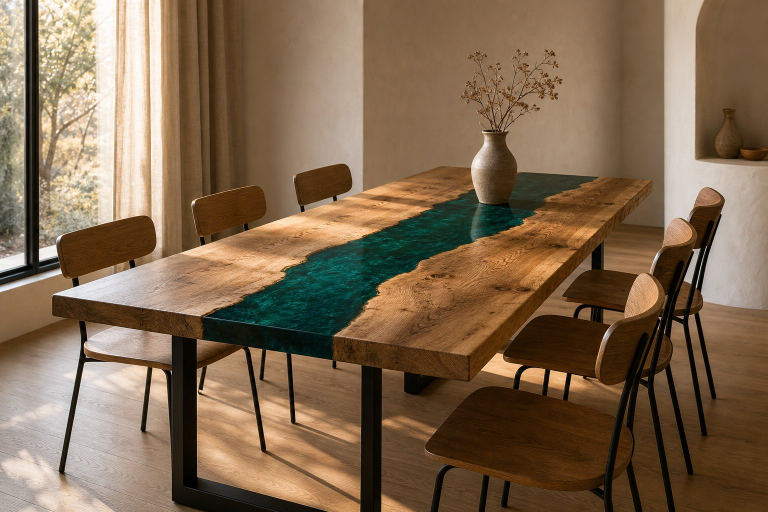
#> input picture bakmasters/mebel/img/foto-01-obedennyj.jpg, 1536 x 1024 px (shown at 1/2 size)
$ python -i engine.py   (imports and definitions only)
#> lines starting #> are read from the running program, lines starting #| are printed output that depends on the picture
#!/usr/bin/env python3
# -*- coding: utf-8 -*-
"""
Мини-рендерер для визуализаций стенда Topotoon.

Без Blender и OpenGL: сцена собирается из параллелепипедов и плоскостей,
растеризуется в numpy по-пиксельно. Даёт честную перспективу, сортировку
по глубине, освещение по нормали, туман и текстуры — этого достаточно,
чтобы показать заказчику объём, материалы и свет.

Координаты стенда:
    x — вдоль фронта 9 м, от 0 (левый угол) до 9
    y — глубина, 0 — линия фронта, 5.04 — задняя стена
    z — высота, 0 — пол, 3.0 — низ верхней обвязки
"""
import numpy as np
from PIL import Image

# ------------------------------------------------------------------ камера
class Camera:
    # [23 lines left out: functions __init__, project, not called in this run]


# ------------------------------------------------------------------ объекты
class Quad:
    """Плоский четырёхугольник с текстурой; текстура может быть однотонной."""
    __slots__ = ("pts", "normal", "tex", "emissive", "tint", "uv", "blur", "refl")

    # [12 lines left out: function __init__, not called in this run]


class Box:
    """Параллелепипед: 6 граней, каждая — Quad."""
    # [81 lines left out: functions __init__, plane, wall_y, wall_x, disc, cylinder, not called in this run]


# ------------------------------------------------------------------ свет
DEFAULT_SUN = dict(dir=np.array([-0.35, 0.55, -0.76]), color=np.array([1.0, 0.95, 0.88]),
                   amb=(0.16, 0.17, 0.22), bounce=(0.18, 0.19, 0.16))


# [99 lines left out: functions shade, _bbox, _sample, render, tonemap, not called in this run]


def post(img, bloom=0.35, bloom_thresh=0.72):
    """Блум на светящихся участках — «светящийся остров» в тёмном зале."""
    if bloom <= 0:
        return img
    bright = np.clip(img - bloom_thresh, 0, None)
    sm = Image.fromarray((np.clip(bright, 0, 1) * 255).astype(np.uint8))
    sm = np.asarray(sm.filter(__import__("PIL.ImageFilter", fromlist=["x"]).GaussianBlur(18)),
                    np.float32) / 255
    sm2 = np.asarray(Image.fromarray((np.clip(bright, 0, 1) * 255).astype(np.uint8)).filter(
        __import__("PIL.ImageFilter", fromlist=["x"]).GaussianBlur(5)), np.float32) / 255
    return np.clip(img + sm * bloom * 1.4 + sm2 * bloom * 0.6, 0, 1)


def to_img(arr):
    return Image.fromarray((np.clip(arr, 0, 1) * 255).astype(np.uint8))


def save(arr, path, quality=94):
    to_img(arr).save(path, quality=quality, optimize=True, progressive=True, subsampling=0)


# ------------------------------------------------------------------ свет (попиксельный)
class Light:
    """Точечный источник: позиция, цвет, мощность, радиус затухания."""
    __slots__ = ("pos", "color", "power", "radius", "down")

    # [126 lines left out: functions __init__, shade_px, _raster_quad, lamella_shadow, not called in this run]

>>> import cv2
>>> picture = cv2.imread('../../../../bakmasters/mebel/img/foto-01-obedennyj.jpg', cv2.IMREAD_GRAYSCALE)
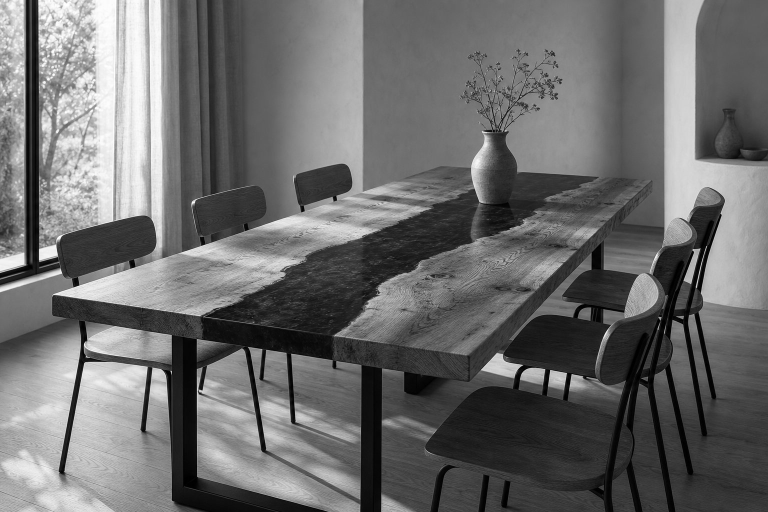
#> picture: shape (1024, 1536) (shown at 1/2 size); min 0, max 255, mean 108.1
>>> result = post(picture)
#> in post, `sm = Image.fromarray((np.clip(bright, 0, 1) * 255).astype(np.uint8))`:
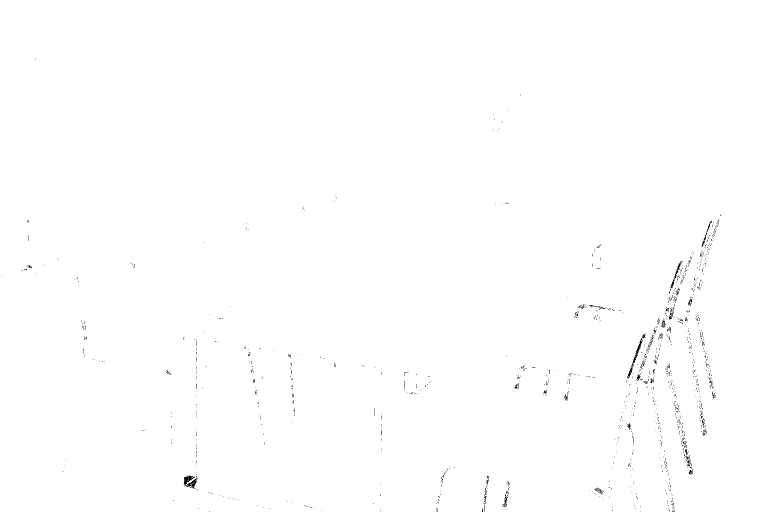
#> sm: PIL image 1536x1024 L (shown at 1/2 size); min 0, max 255, mean 254.2

$ run again, on bakmasters/mebel/img/foto-04-pristavnoj.jpg
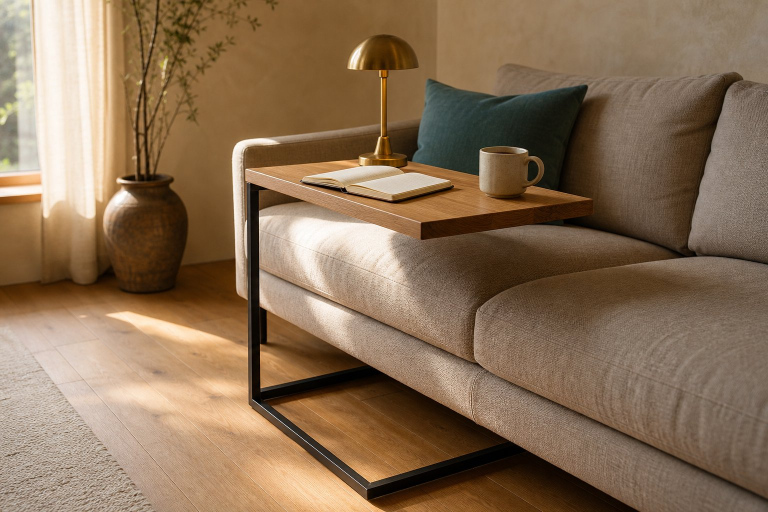
#> input picture bakmasters/mebel/img/foto-04-pristavnoj.jpg, 1536 x 1024 px (shown at 1/2 size)
#> `picture = cv2.imread('../../../../bakmasters/mebel/img/foto-01-obedenn..`:
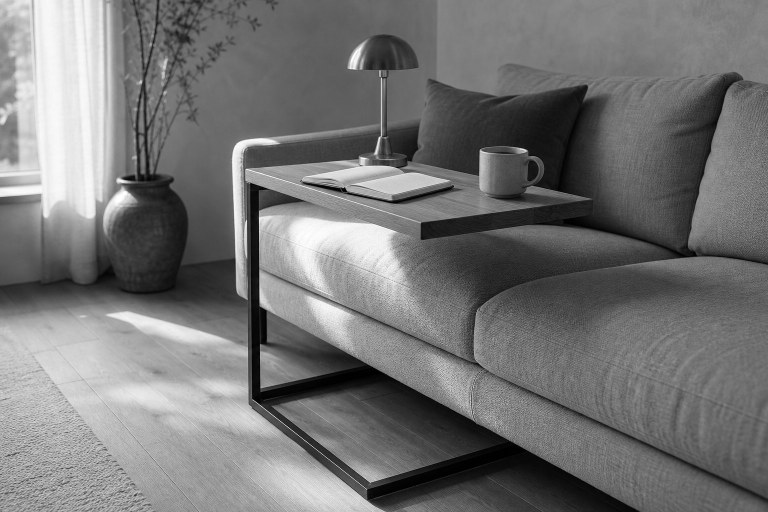
#> picture: shape (1024, 1536) (shown at 1/2 size); min 0, max 255, mean 116.5
#> in post, `sm = Image.fromarray((np.clip(bright, 0, 1) * 255).astype(np.uint8))`:
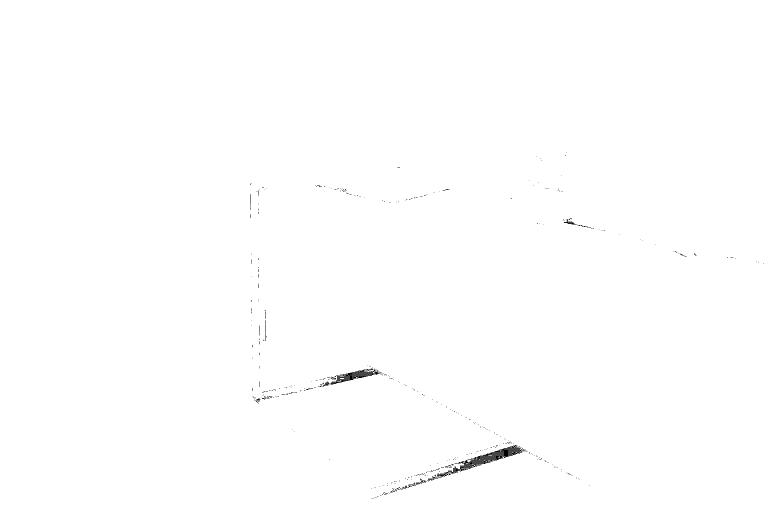
#> sm: PIL image 1536x1024 L (shown at 1/2 size); min 0, max 255, mean 254.3
